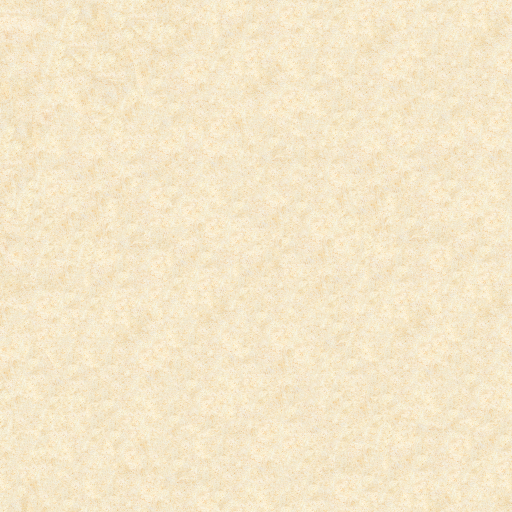
#> input picture land.png, 1024 x 1024 px, given in place of 2.png, which was not available (shown at 1/2 size)
$ python setup_map.py
#> lines starting #> are read from the running program, lines starting #| are printed output that depends on the picture; after the words box and inside, x2 and y2 are one past the last pixel; in counts of white or black regions, pixels touching at a corner belong together; pictures that were not available may be replaced by others from this repository, and a replacement may not be noted
import cv2
import os
from pathlib import Path
from math import floor

def mkfolder(path):
    if not(os.path.exists(path) and os.path.isdir(path)):
        os.mkdir(path)

def filestr(depth, x, y, filetype="none"):
#> in refactor_up, smaller is the input picture: shape (1024, 1024, 3); mean B, G, R 201.2, 230.9, 244.7
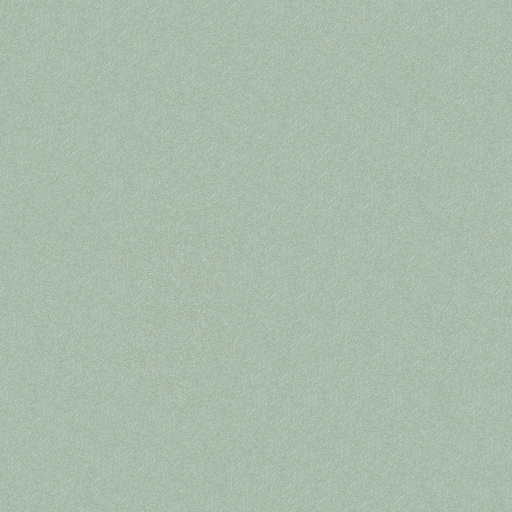
#> input picture sea.png, 1024 x 1024 px, given in place of 1.png, which was not available (shown at 1/2 size)
#> in refactor_up, larger is the input picture: shape (1024, 1024, 3); mean B, G, R 171.8, 187.4, 170.1
#> call 2 of refactor_up, with depth = 1, x = 0, y = 1
#> in refactor_up (call 2), `resized = cv2.resize(smaller, None, fx= 0.5, fy= 0.5, interpolation= c..`:
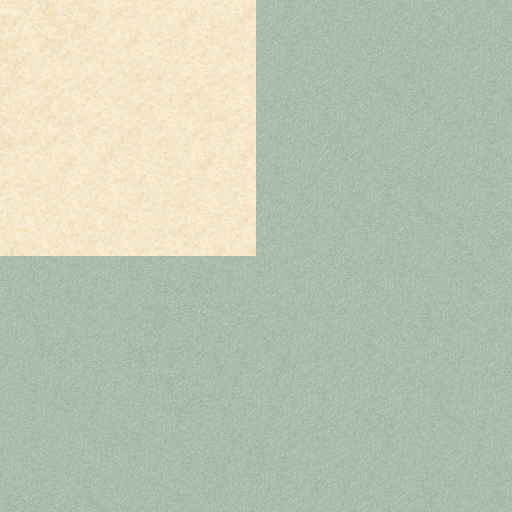
#> resized: shape (512, 512, 3); mean B, G, R 179.3, 198.4, 189
#> in refactor_up (call 2), `larger[y_offset:y_offset+resized.shape[0], x_offset:x_offset+resized.s..`:
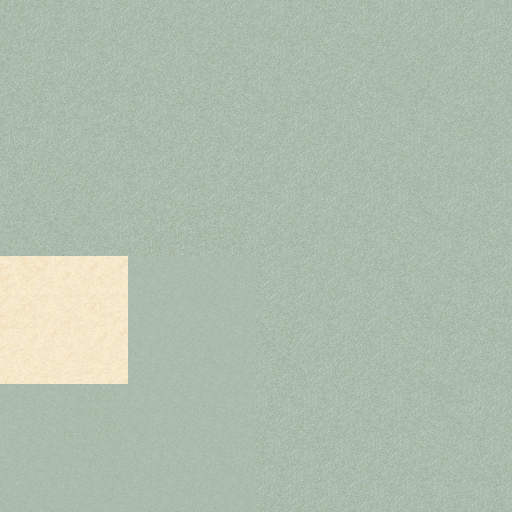
#> larger: shape (1024, 1024, 3) (shown at 1/2 size); mean B, G, R 173.7, 190.1, 174.8
    if filetype=="map":
        path_string = "map/"+str(depth)+"/"+str(x)+"/"+str(y)+"_map.png"
    else:
        path_string = "map/"+str(depth)+"/"+str(x)+"/"+str(y)+".png"
    return path_string

def divide(image):
    # cv2.imread() -> takes an image as an input
    h, w, channels = image.shape
#> h = 1024; w = 1024; channels = 3

    half_width  = 512 #w//2
    half_height = 512 #h//2

    quarters = [[
            image[:half_height, :half_width],
            image[half_height:, :half_width]
        ],[
            image[:half_height, half_width:],
            image[half_height:, half_width:]
                ]]

    quarters_resized = [[],[]]
    for i in 0,1:
        for j in 0,1:
            resized = cv2.resize(quarters[i][j], (0, 0), fx=2, fy=2)
            thresh = 127
            im_bw = cv2.threshold(resized, thresh, 255, cv2.THRESH_BINARY)[1]
            quarters_resized[i].append(im_bw)
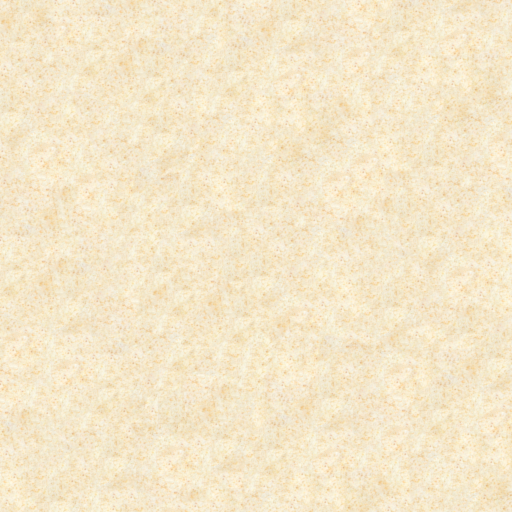
#> resized: shape (1024, 1024, 3) (shown at 1/2 size); mean of channels 0, 1, 2 201.2, 230.9, 244.7; drawn as B, G, R
#> in refactor_down, `q = divide(img)`: q = 2 items
    return quarters_resized

def convert_masks(totalDepth):
#> called with totalDepth = 4
    print("\n--- Converting to maps ---\n")
    land = cv2.imread("land.png")
    sea = cv2.imread("sea.png")

    # Place the files
    for depth in range(totalDepth):
        for i in range(2**depth):
            for j in range(2**depth):
                print("Converting:  {}/{}/{}.".format(depth, i, j))
                mask = cv2.imread(filestr(depth,i,j), 0)
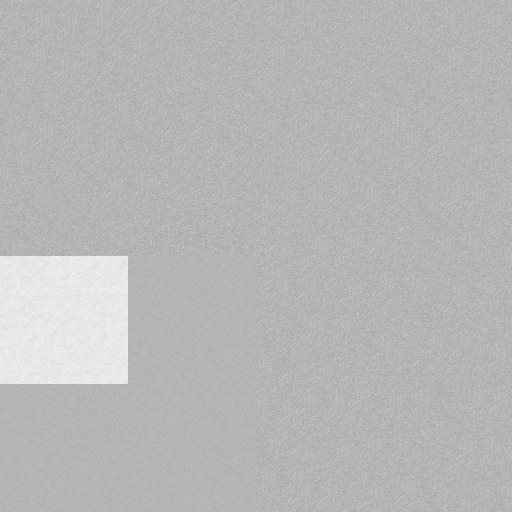
#> mask: shape (1024, 1024) (shown at 1/2 size); min 162, max 244, mean 183.2
                mask_inverse = cv2.bitwise_not(mask)
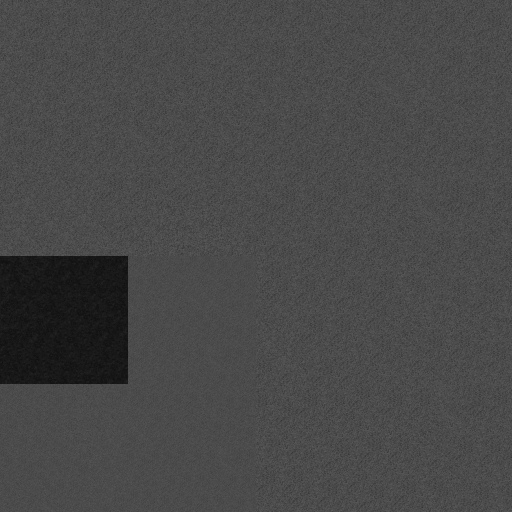
#> mask_inverse: shape (1024, 1024) (shown at 1/2 size); min 11, max 93, mean 71.8

                land_part = cv2.bitwise_and(land,land,mask = mask_inverse)
                sea_part = cv2.bitwise_and(sea,sea,mask = mask)

                contours, _ = cv2.findContours(mask, cv2.RETR_TREE, cv2.CHAIN_APPROX_NONE)
#> contours = 1 contour; box (x1, y1, x2, y2) and area: (0, 0, 1024, 1024) 1046529
                land_and_sea = cv2.add(land_part, sea_part)
                cv2.drawContours(land_and_sea, contours, -1, (26, 32, 40), 1)
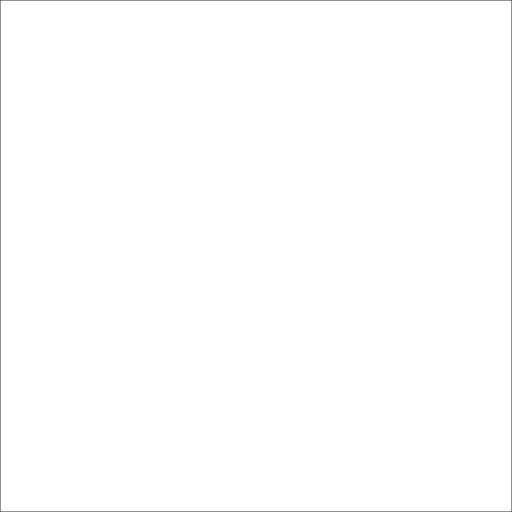
#> land_and_sea: shape (1024, 1024, 3) (shown at 1/2 size); mean B, G, R 254.1, 254.1, 254.2

                cv2.imwrite(filestr(depth, i, j, "map"), land_and_sea)

def create_folder_system(totalDepth):
    mkfolder("map")
    for depth in range(totalDepth):
        mkfolder("map/"+str(depth))
        for i in range(2**depth):
            mkfolder("map/"+str(depth)+"/"+str(i))

def setup_main(mapfile, totalDepth):
    basemap = cv2.imread(mapfile)

    # Make the folders
    create_folder_system(totalDepth)

    # Place the files
    refactor_down(0, 0, 0, totalDepth)

    convert_masks(totalDepth)


def refactor_up(depth, x, y):
    if depth > 0:
        print("Opening: {}/{}/{}.".format(depth, x, y))
        # Load the image, and find the larger image to push it into
        smaller = cv2.imread(filestr(depth,   x,          y          ))
        larger  = cv2.imread(filestr(depth-1, floor(x/2), floor(y/2) ))

        # Resize the image to fit into the larger one
        resized = cv2.resize(smaller, None, fx= 0.5, fy= 0.5, interpolation= cv2.INTER_LINEAR)

        #Calculate the offset to overlay with
        height, width, channels = resized.shape
        yo, xo = 1,1
        if y % 2 == 0:
            yo=0
        if x % 2 == 0:
            xo=0
        y_offset = yo*height
        x_offset = xo*width

        # Overlay the images
        larger[y_offset:y_offset+resized.shape[0], x_offset:x_offset+resized.shape[1]] = resized

        # Show the finished product
        print("Updating: {}/{}/{}.".format(depth-1, floor(x/2), floor(y/2)))
        cv2.imwrite(filestr(depth-1, floor(x/2), floor(y/2) ), larger)
        refactor_up(depth-1, floor(x/2), floor(y/2))

def refactor_down(depth, x, y, extent):
    if extent > 0:
        print("Opening: {}/{}/{}.".format(depth, x, y))
        img = cv2.imread(filestr(depth, x, y))
        q = divide(img)
        for i in range(2):
            for j in range(2):
                print("Updating: {}/{}/{}.".format(depth+1, 2*x+i, 2*y+j))
                cv2.imwrite(filestr(depth+1, 2*x+i, 2*y+j), q[i][j])

        for i in range(2):
            for j in range(2):
                refactor_down(depth+1, 2*x+i, 2*y+j, extent-1)

def refactor_both(depth, x, y, totalDepth):
    extent = totalDepth-depth-1
    print("\n--- Refactoring up ---\n")
    refactor_up(depth, x, y)
    print("\n--- Refactoring down ---\n")
    refactor_down(depth, x, y, extent)

#create_folder_system(4)
#setup_main("world.png", 4)
refactor_both(2,0,2,4)

convert_masks(4)
